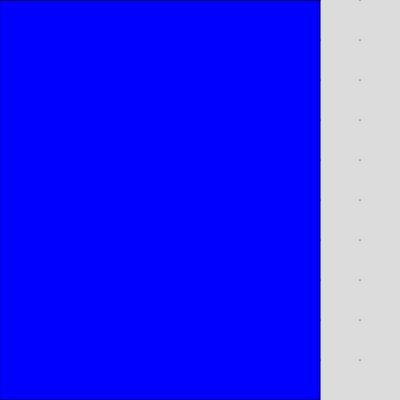
Frame 1 (no input)
Frame 60 (no input): identical to frame 1, image omitted
Frame 120 (the mouse pressed at the canvas centre since frame 60): identical to frame 1, image omitted

The p5.js sketch that drew this single still picture (run headless with seeded random() and noise() and a simulated clock; from frame 60 on, the mouse is pressed at the canvas centre):

// p5.js sketch
// ── sketch.js

let altura_canvas = 400;
let largura_canvas = 400;

let reservatorio_de_agua = {
  altura: 10,
  largura: 8,
  postion_bottom_left: {
    x: 0,
    y: 0,
  },
}

let drawingShape = null;

function setup() {

  createCanvas(largura_canvas, altura_canvas);
}
let grid_dimensions = 10;
function draw() {
  // put draswing here
  background(220);
  // desenha uma grid de pontos de acordo com as dimensões de grid_dimensions
  for (let i = 0; i < grid_dimensions; i++) {
    for (let j = 0; j < grid_dimensions; j++) {
      let x = i * largura_canvas / grid_dimensions;
      let y = j * altura_canvas / grid_dimensions;
      stroke(0);
      strokeWeight(1);
      point(x, y);
    }
  }
  // desenha o reservatorio de agua
  stroke(0);
  strokeWeight(1);
  // preenche com a cor azul
  fill(0, 0, 255);
  rect(
    reservatorio_de_agua.postion_bottom_left.x, 
    altura_canvas -   reservatorio_de_agua.altura* altura_canvas / grid_dimensions,
    reservatorio_de_agua.largura * largura_canvas / grid_dimensions, 
    altura_canvas -  (reservatorio_de_agua.postion_bottom_left.y) * altura_canvas / grid_dimensions);

  // desenha a forma que está sendo desenhada
  if (drawingShape != null) {
    drawingShape.draw();
  }

}

windowResized = function () {

  resizeCanvas(largura_canvas, altura_canvas);
};

// function calculatePressure(shape, center){
//   console.log("calculating pressure");
//   let pressure = 0;
//   let area = shape.calculate_area();
//   let moment_of_inertia = shape.calculate_moment_of_inertia();
//   let distance = center.distance_to(shape.origin_of_mass());
//   pressure = area * moment_of_inertia / distance;
//   return pressure;
// }

// a function to calculate the pressure of a shape under the water surface
// its known that the fluid is water
// the sum of the pressure on each line of the reservoir is given to the object as an array
// the object will calculate the pressure on each line and return the sum of the pressure on each line
function calculatePressure(shape) {
  console.log("calculating pressure");
  let pressureByLine = calculatePressureOnResevoirByLine();
  return shape.calculate_pressure(pressureByLine);
}

function calculatePressureOnResevoirByLine(){
  // pressure = depth * specificWeightOfWater * accelerationDueToGravity
  let accelerationDueToGravity = 9.81; // in m/s^2
  let specificWeightOfWater = 9810; // in kg/m^3
  let pressure = [];
  for (let i = 0; i < reservatorio_de_agua.altura; i++) {
    pressure.push((reservatorio_de_agua.altura - i) * specificWeightOfWater * accelerationDueToGravity);
  }
  return pressure;
}
// ── index.css
body{
    background-color: #f0f0f0;
    font-family: 'Roboto', sans-serif;
    display: flex;
    flex-direction: column;
}
.problem-inputs-container{
    display: flex;
    flex-direction: column;
    justify-content: space-between;
    margin: 0 10px;
    /*background-color: antiquewhite;*/
}
.problem-result-container{
    display: flex;
    flex-direction: column;
    justify-content: space-between;
    margin: 0 10px;
    /* background-color: blue; */
}
.subsection-container{
    display: flex;
    flex-direction: row;
    justify-content: space-between;
    margin: 0 10px;
    /* background-color: green; */
}
p.section-title{
    font-size: 1.5em;
    font-weight: bold;
    margin: 0;
    padding: 0;
}

.subsection-item{
    /*Coloca uma borda fina ao redor*/
    border: 1px solid #000;
    /*Coloca uma margem de 10px em todos os lados*/
    margin: 10px;
    padding: 16px;
    display: flex;
    flex-direction: column;
    align-items: center;
    align-content: center;
    width: 90%;

}
.subsubsection-item{
    /*Coloca uma borda fina ao redor*/
    border: 1px solid lightgray;
    /*Coloca uma margem de 10px em todos os lados*/
    margin: 10px;
    padding: 8px;
    display: flex;
    flex-direction: column;
    align-items: center;
    align-content: center;
    width: 90%;
}
.viwer-container{
    width: 60%;
    min-width: 750px;
}
.shape-selector-container{
    width: 30%;
    min-width: 250px;
}
.shapes-list-container{
    width: 100%;
    display: flex;
    flex-direction: column;
    align-items: center;
    align-content: center;

}
.shape-info-container{
    height: 40px;
    margin-bottom: 16px;
    /* coloca o mouse como clicavel */
    cursor: pointer;
    
}
.slider{
    width: 100%;
}
.slider-container{
    width: 100%;
    display: flex;
    flex-direction: column;
    align-items: left;
    
}
// ── index.js
let shapes = [
    { name: 'square', 
     },
]
// ── shapes.js
class Vertex {
    constructor(x, y) {
        this.x = x;
        this.y = y;
    }
    dist(v) {
        return Math.sqrt((this.x - v.x) ** 2 + (this.y - v.y) ** 2);
    }
}

class Shape {
    constructor(vertices, m) {
        this.vertices = vertices; // em referencia ao centro do plano cartesiano
        // A grid será dividida em espaços de 1m (ou seja, a dist entre dois vertices adjacentes é 1m)
        this.m = m; //em Kg
    }

    // não faço ideia se isso funciona kkk
    calculate_moment_of_inertia() {

        // reduz a forma em retangulos
        // calcula o momento de inercia de cada retangulo, linha a linha taé chagar no topo
        // soma os momentos de inercia de cada retangulo
        // retorna o momento de inercia total
        let moment_of_inertia = 0;
        // faz uma lista ordenada de vertices, em que cada item é uma lista de vertices com o mesmo y
        let vertices_by_y = [];
        for (let i = 0; i < this.vertices.length; i++) {
            let vertex = this.vertices[i];
            let found = false;
            for (let j = 0; j < vertices_by_y.length; j++) {
                let vertices = vertices_by_y[j];
                if (vertices[0].y == vertex.y) {
                    vertices.push(vertex);
                    found = true;
                    break;
                }
            }
            if (!found) {
                vertices_by_y.push([vertex]);
            }
        }
        // pra cada lista de vertices com o mesmo y, ordena os vertices por x
        for (let i = 0; i < vertices_by_y.length; i++) {
            let vertices = vertices_by_y[i];
            vertices.sort((a, b) => a.x - b.x);
            vertices_by_y[i] = vertices;
        }
        console.log(vertices_by_y);

        // calcula a area de cada linha
        let area_T = 0;
        for (let i = 0; i < vertices_by_y.length - 1; i++) {
            let vertices = vertices_by_y[i];
            let width = vertices[vertices.length - 1].x - vertices[0].x;
            let height = vertices_by_y[i + 1][0].y - vertices[0].y;
            area_T += width * height;
        }

        // pra cada lista de vertices com o mesmo y, calcula o momento de inercia de cada retangulo
        for (let i = 0; i < vertices_by_y.length - 1; i++) {
            // distancia do primeiro x até o ultimo x
            let width = vertices_by_y[i][vertices.length - 1].x - vertices_by_y[i][0].x;
            let height = vertices_by_y[i + 1][0].y - vertices_by_y[i][0].y;
            let area = width * height;
            let vet_list = [];
            for (let j = 0; j < 1; j++) {
                let vertex = vertices_by_y[i][j];
                vet_list.push(vertex);
            }


            let rect = new Rectangle(vet_list, width, 1, area * this.m / area_T);
            moment_of_inertia += rect.calculate_moment_of_inertia();
        }




        return moment_of_inertia;
    }
    calculate_area() {
        let vertices_by_y = [];
        for (let i = 0; i < this.vertices.length; i++) {
            let vertex = this.vertices[i];
            let found = false;
            for (let j = 0; j < vertices_by_y.length; j++) {
                let vertices = vertices_by_y[j];
                if (vertices[0].y == vertex.y) {
                    vertices.push(vertex);
                    found = true;
                    break;
                }
            }
            if (!found) {
                vertices_by_y.push([vertex]);
            }
        }
        // pra cada lista de vertices com o mesmo y, ordena os vertices por x
        for (let i = 0; i < vertices_by_y.length; i++) {
            let vertices = vertices_by_y[i];
            vertices.sort((a, b) => a.x - b.x);
            vertices_by_y[i] = vertices;
        }
        console.log(vertices_by_y);

        // calcula a area de cada linha
        let area_T = 0;
        for (let i = 0; i < vertices_by_y.length - 1; i++) {
            let vertices = vertices_by_y[i];
            let width = vertices[vertices.length - 1].x - vertices[0].x;
            let height = vertices_by_y[i + 1][0].y - vertices[0].y;
            area_T += width * height;
        }
        return area_T;
    }
};
class Rectangle extends Shape {
    constructor(vertices, w, h, m, center) {
        super(vertices, m);
        this.w = w; // largura em metros
        this.h = h; // altura em metros
        this.center = center;
    }
    calculate_moment_of_inertia() {
        return this.w * this.h * this.h * this.h / 12;
    }
    calculate_area() {
        return this.w * this.h;
    }
    draw() {
        // using p5.js
        push();
        // coloca cor branca
        fill(255);
        rect((this.center.x-this.w/2) * largura_canvas / grid_dimensions, ((grid_dimensions - this.center.y)-this.h) * largura_canvas / grid_dimensions, this.w * largura_canvas / grid_dimensions, this.h * largura_canvas / grid_dimensions);
        pop();

    }
};
class Triangle extends Shape {
    constructor(vertices, m, b, h, center) {
        super(vertices, m);
        this.b = b; //base em metros
        this.h = h; //altura em metros
        this.center = center;
    }
    calculate_moment_of_inertia() {
        return this.b * this.h * this.h * this.h / 36;
    }
    calculate_area() {
        return this.b * this.h / 2;
    }
}
let r = new Rectangle([new Vertex(0, 0), new Vertex(0, 1), new Vertex(1, 1), new Vertex(1, 0)], 1, 1, 1);
let s = new Shape([new Vertex(0, 0), new Vertex(0, 1), new Vertex(1, 1), new Vertex(1, 0)], 1);
let s2 = new Shape([new Vertex(0, 0), new Vertex(2, 0), new Vertex(0, 1), new Vertex(2, 1)], 1)
